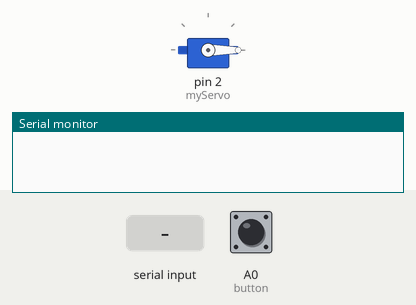
Simulated run of this sketch. Board: Arduino Uno, built with avr-gcc and run on an emulated ATmega328P. On the bench: servo, the last lines printed to the serial monitor. The inputs (shaded band) are chosen by the test bench; at power-on: A0 (button) HIGH.

Above: at 1.3 s.
1.4 s: "1" received over the second serial link
At 2.0 s:
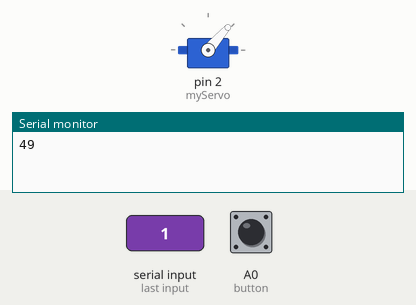
3.1 s: "0" received over the second serial link
At 3.4 s:
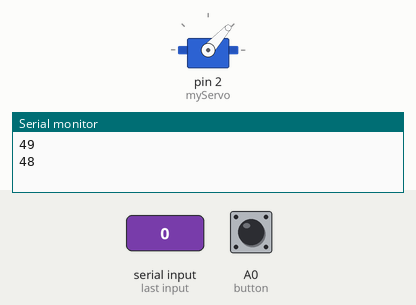
Timing chart, 0 to 6.1 s (numbered marks = the images above; inputs shaded):
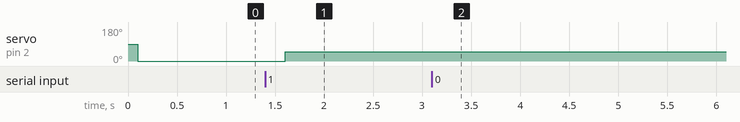

The sketch:

Master.ino
```cpp
/* How to configure and pair two HC-05 Bluetooth Modules
*               == MASTER CODE ==
*/

#include <SoftwareSerial.h>
SoftwareSerial mySerial(8, 9); // RX, TX

#include <Servo.h>
Servo myServo;

#define button A0

int state;
int buttonState;

void setup() { // put your setup code here, to run once
 pinMode(button, INPUT_PULLUP);
 myServo.attach(2);
 Serial.begin(9600); // Begin serial communication with Arduino and Arduino IDE (Serial Monitor)
 mySerial.begin(9600); // Default communication rate of the Bluetooth module
 delay(100);
}

void loop() {
 if(mySerial.available() > 0){ // Checks whether data is comming from the serial port
    state = mySerial.read(); // Reads the data from the serial port
 Serial.println(state);
 }
 // Controlling the servo motor
 myServo.write(state);
 delay(300);

 // Reading the button
 buttonState = digitalRead(button);
 if (buttonState == LOW) {
  mySerial.write('1'); // Sends '1' to the master to turn on LED
 }else{mySerial.write('0');}
}
```

Measured:
- after the input at 1.4 s, servo on pin 2 (myServo): 0° → 49° after 0.21 s
- after the input at 3.1 s, servo on pin 2 (myServo): 49° → 48° at once
